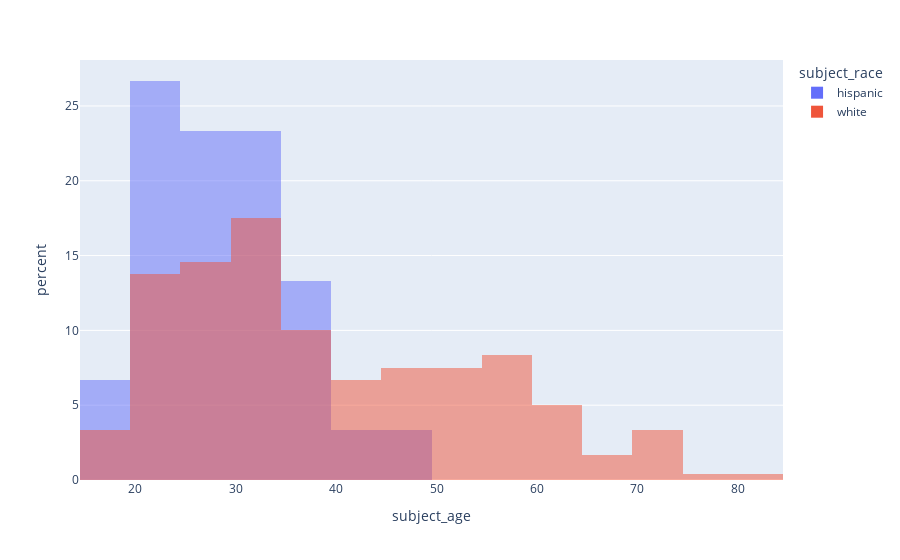

Notebook source saved alongside this figure:
### Code cell
# SOLUTION
combined = pd.concat([subject_hispanic, subject_white])
px.histogram(combined, x='subject_age', color='subject_race', histnorm='percent',barmode='overlay')

### Figure 1 — Plotly figure (JSON) as saved in the notebook; plotly's stock layout.template omitted (floating-point values rounded to 4 significant figures; data arrays with more than 128 entries replaced by an {"elided": "..."} marker saying what was removed)
{"data": [{"alignmentgroup": "True", "bingroup": "x", "histnorm": "percent", "hovertemplate": "subject_race=hispanic<br>subject_age=%{x}<br>percent=%{y}<extra></extra>", "legendgroup": "hispanic", "marker": {"color": "#636efa", "opacity": 0.5, "pattern": {"shape": ""}}, "name": "hispanic", "offsetgroup": "hispanic", "orientation": "v", "showlegend": true, "type": "histogram", "x": [20, 22, 38, 31, 19, 28, 35, 25, 35, 20, 26, 28, 28, 20, 37, 49, 22, 33, 31, 34, 33, 17, 31, 24, 26, 44, 25, 32, 23, 22], "xaxis": "x", "yaxis": "y"}, {"alignmentgroup": "True", "bingroup": "x", "histnorm": "percent", "hovertemplate": "subject_race=white<br>subject_age=%{x}<br>percent=%{y}<extra></extra>", "legendgroup": "white", "marker": {"color": "#EF553B", "opacity": 0.5, "pattern": {"shape": ""}}, "name": "white", "offsetgroup": "white", "orientation": "v", "showlegend": true, "type": "histogram", "x": {"elided": "240 int values"}, "xaxis": "x", "yaxis": "y"}], "layout": {"barmode": "overlay", "legend": {"title": {"text": "subject_race"}, "tracegroupgap": 0}, "margin": {"t": 60}, "xaxis": {"anchor": "y", "domain": [0, 1], "title": {"text": "subject_age"}}, "yaxis": {"anchor": "x", "domain": [0, 1], "title": {"text": "percent"}}}}
